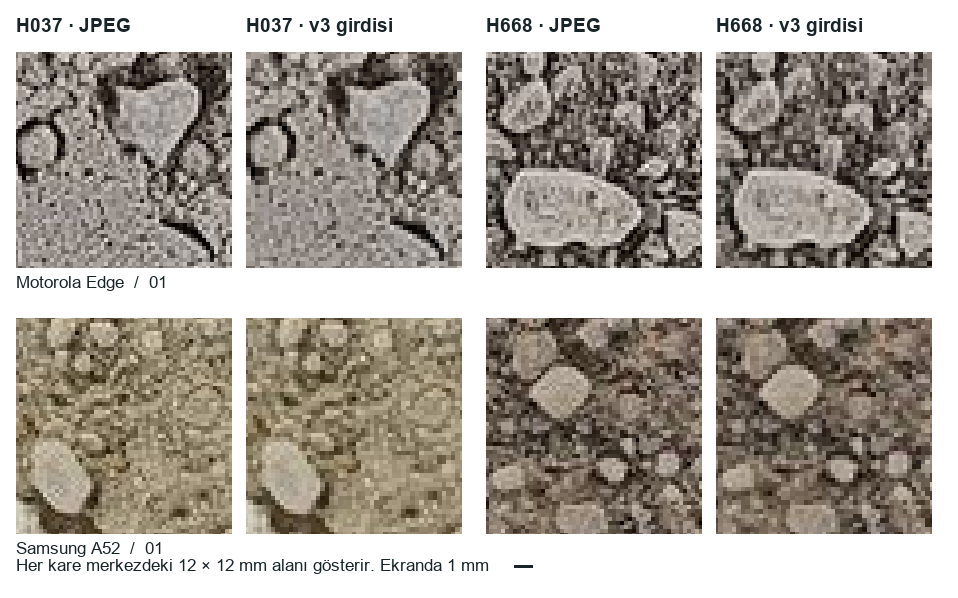

The script that saved this image:
"""İki toprakta aynı fiziksel alanı dağıtılan JPEG ve gerçek v3 girdisinde göster."""
import numpy as np
import pandas as pd
from PIL import Image, ImageDraw, ImageFont, ImageOps

from v3_knn_esit_karisim import out, work
import features
import gsd

SOILS = ("H037", "H668")
PHONES = {"Motorola_Edge": "Motorola Edge", "Samsung_A52": "Samsung A52"}
SIDE_MM = 12
TILE = 216


def zoom(image, box):
    # One display scale for both stages. Nearest neighbour preserves source pixels.
    return image.transform((TILE, TILE), Image.Transform.EXTENT, box, Image.Resampling.NEAREST)


def main():
    root = work / "soil-data"
    data = gsd.list_images(root)
    photos = data[data.sample_id.isin(SOILS) & data.split.eq("train")].sort_values("file")
    meta = pd.read_csv(root/"ppm_updated.csv").set_index("phone")
    assert len(photos)==13 and photos.file.is_unique and set(photos.phone)==set(PHONES)
    saved_ppm = pd.read_csv(out/"ince_doku_cozunurluk_olculer.csv").query("kol=='ozgun'").set_index("file").ppm
    records, panels = [], {}
    for row in photos.itertuples():
        with Image.open(row.path) as f:
            native = ImageOps.exif_transpose(f).convert("RGB")
        rgb, ppm = features.load_canonical(row.path,row.phone)
        canon = Image.fromarray(rgb)
        ref = meta.loc[PHONES[row.phone]]
        np.testing.assert_allclose(ppm, ref.ppm*max(native.size)/max(ref.width,ref.height),rtol=0,atol=1e-9)
        np.testing.assert_allclose(ppm, saved_ppm.loc[row.file],rtol=0,atol=1e-8)
        crop = np.array([int(v*features.CROP) for v in native.size])
        origin = (np.array(native.size)-crop)//2
        rescale = np.array(canon.size)/crop
        pxmm = rescale*ppm
        assert np.max(np.abs(pxmm-features.CANON_PPM)) < .01
        info = dict(file=row.file,sample_id=row.sample_id,phone=row.phone,jpeg_w=native.width,jpeg_h=native.height,
                    ref_width=ref.width,ref_height=ref.height,ref_ppm=ref.ppm,jpeg_ppm=ppm,
                    model_w=canon.width,model_h=canon.height,model_ppm_x=pxmm[0],model_ppm_y=pxmm[1])
        for mm in (.063,.2,.63,2):
            info.update({f"jpeg_px_{mm}":mm*ppm,f"model_x_px_{mm}":mm*pxmm[0],f"model_y_px_{mm}":mm*pxmm[1]})
        records.append(info)
        if row.file.endswith("_01.jpg"):
            lo, hi = (crop-SIDE_MM*ppm)/2, (crop+SIDE_MM*ppm)/2
            native_tile = zoom(native,tuple(np.r_[origin+lo,origin+hi]))
            model_tile = zoom(canon,tuple(np.r_[lo*rescale,hi*rescale]))
            panels[row.phone,row.sample_id] = native_tile,model_tile
    df = pd.DataFrame(records)
    df.to_csv(out/"h037_h668_piksel_olcegi.csv",index=False,float_format="%.8f")
    assert len(panels)==4
    canvas = Image.new("RGB",(958,598),"white")
    draw = ImageDraw.Draw(canvas)
    title = ImageFont.truetype("arialbd.ttf",19)
    font = ImageFont.truetype("arial.ttf",17)
    for i,(phone,label) in enumerate(PHONES.items()):
        for j,s in enumerate(SOILS):
            for stage,im in enumerate(panels[phone,s]):
                x,y = 16+(2*j+stage)*230+j*10,52+i*266
                canvas.paste(im,(x,y))
                if i==0:
                    draw.text((x,14),s+(" · JPEG" if stage==0 else " · v3 girdisi"),font=title,fill="#182428")
                if j==0 and stage==0:
                    draw.text((x,y+TILE+4),label+"  /  01",font=font,fill="#182428")
    draw.text((16,555),"Her kare merkezdeki 12 × 12 mm alanı gösterir. Ekranda 1 mm",fill="#182428",font=font)
    draw.line((514,566,532,566),fill="#182428",width=3)
    canvas.save(out/"h037_h668_piksel_olcegi.png")
    print(df.groupby("phone")[["jpeg_ppm","model_ppm_x","model_ppm_y","jpeg_px_0.063","jpeg_px_0.2"]].agg(["min","max"]).round(4))


if __name__=="__main__":
    main()
